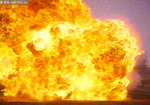
//> input picture 火焰检测/FireDetection/image1.jpg, 150 x 105 px
$ ./main   (built with g++ and OpenCV 4)
//> lines starting //> are read from the running program, lines starting //| are printed output that depends on the picture; after the words box and inside, x2 and y2 are one past the last pixel; in counts of white or black regions, pixels touching at a corner belong together
//> further down, image is the input picture: 105 rows x 150 cols, CV_8UC3; mean B, G, R 49, 167.3, 225.7
### 火焰检测/FireDetection/FireDetection.h
#pragma once
#include <iostream>
#include "opencv2/core/core.hpp"
#include "opencv2/imgproc/imgproc.hpp"
#include "opencv2/highgui/highgui.hpp"
#include <opencv2\imgproc\types_c.h>

using namespace std;
using namespace cv;

Mat FireDetection(Mat& image);  //利用R>=G>=B并且R>=R_mean来进行火焰检测
Mat FireDetectionHSV(Mat& image);	//利用HSV划分阈值进行火焰检测

### 火焰检测/FireDetection/FireDection.cpp
#include"FireDetection.h"

/*基本算法如下：
	R>=G>=B并且R>=R_mean
	改进算法见：《基于颜色特征的火焰检测新特征》耿庆田
	基于视频的火焰检测算法：火焰颜色及动态特征的选择和探测方法

*/


// [35 lines left out: function FireDetection, not called in this run]

/*
*    第二种方法，利用火焰的HSV分量来区分火焰
*    经过多次实验：采用H:0-60  S:160-255  V: 160-255 效果还可以
*    想要更加精确的话可以用多张火焰图片得出其更加精确的范围。
*/


Mat FireDetectionHSV(Mat& image)	//利用HSV划分阈值进行火焰检测
{
	Mat imageHSV;
	cvtColor(image, imageHSV, CV_BGR2HSV);
//> imageHSV: 105 rows x 150 cols, CV_8UC3; mean H, S, V 35.2, 197.4, 225.8
	Mat BinaryImage = Mat::zeros(image.rows, image.cols, CV_8UC1);
	for (int i = 0; i < imageHSV.rows; i++)
	{
		for (int j = 0; j < imageHSV.cols; j++)
		{
			int value_h = imageHSV.at<cv::Vec3b>(i, j)[0];
			int value_s = imageHSV.at<cv::Vec3b>(i, j)[1];
			int value_v = imageHSV.at<cv::Vec3b>(i, j)[2];
			if ((value_h >= 0 && value_h <= 60) && (value_s <= 255 && value_s >= 160) && (value_v <= 255 && value_v >= 160))
			{
				BinaryImage.at<uchar>(i, j) = 255;
				image.at<cv::Vec3b>(i, j)[0] = 0;
				image.at<cv::Vec3b>(i, j)[1] = 255;
				image.at<cv::Vec3b>(i, j)[2] = 0;
			}
		}
	}
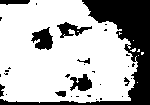
//> BinaryImage: 105 rows x 150 cols, CV_8UC1; 70.5% white; 32 black regions (23 under 20 px), largest, box (x1, y1, x2, y2) and area: (0, 0, 150, 105) 3506, (31, 27, 53, 50) 320, (57, 22, 92, 38) 239
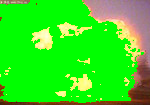
//> image: 105 rows x 150 cols, CV_8UC3; mean B, G, R 32.2, 222.9, 55.2

	return BinaryImage;

}

### 火焰检测/FireDetection/main.cpp
#include<iostream>
#include "opencv2/core/core.hpp"
#include "opencv2/imgproc/imgproc.hpp"
#include "opencv2/highgui/highgui.hpp"
#include <opencv2\imgproc\types_c.h>
#include"FireDetection.h"

using namespace std;
using namespace cv;
void ShowHistogram(Mat& Orimage);   //显示直方图


int main()
{
	//Mat image = imread("E:\\学习资料\\研一下\\视频图像处理_茅\\homework_NeedHandIn\\火焰检测\\image7.jpg");
	Mat image = cv::imread("image1.jpg");
	if (image.empty()) {
		cout << "图片读取失败！" << endl;
	}
	imshow("Original Image", image);
	//imshow("firedetection", FireDetection(image));    //第一种方法，效果不好
	imshow("firdetection", FireDetectionHSV(image));
	imshow("firdetection_RGB", image);
	waitKey(0);
	return 0;
}


//这里没有用到直方图，可以当作没有这个东西
// [96 lines left out: function ShowHistogram, not called in this run]
